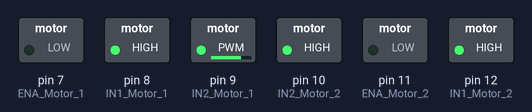
Bench run of a sketch on a simulated Arduino Uno, built with avr-gcc and run on an emulated ATmega328P. Parts: switched loads named in the sketch (green lamp = pin HIGH).

Above: at 0.05 s.
At 3.05 s:
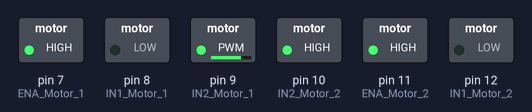
At 4.95 s:
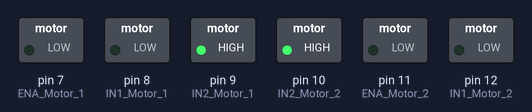
Timing chart, 0 to 5.8 s (numbered marks = the images above):
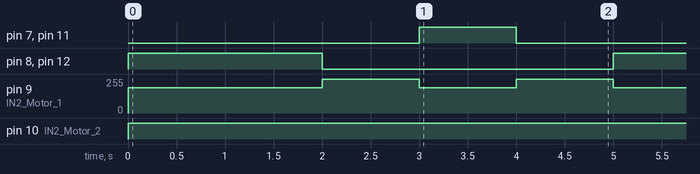

The sketch:

Blink.ino
```cpp
#define FORWARD_TIME 2000
#define REVERSE_TIME 1000
#define STOP_TIME 1000

void setup() {

  pinMode(2, INPUT); // button 1
  pinMode(3, INPUT); // button 2

  pinMode(7, OUTPUT); // ENA Motor 1
  pinMode(8, OUTPUT); // IN1 Motor 1
  pinMode(9, OUTPUT); // IN2 Motor 1

  pinMode(11, OUTPUT); // ENA Motor 2
  pinMode(12, OUTPUT); // IN1 Motor 2
  pinMode(10, OUTPUT); // IN2 Motor 2
}

void loop() {
  forward_motors();      // movement procces: forward 1 second, stop 1 second, reverse 1 second, stop 1 second, repeat
  delay(FORWARD_TIME);
  stop_motors();
  delay(STOP_TIME);
  reverse_motors();
  delay(REVERSE_TIME);
  stop_motors();
  delay(STOP_TIME);
}

void stop_motors () {
  digitalWrite(9, HIGH); // stop 1 sec
  digitalWrite(8, LOW);
  digitalWrite(7, LOW);
  digitalWrite(10, HIGH);
  digitalWrite(12, LOW);
  digitalWrite(11, LOW);
}

void forward_motors() {
  analogWrite(9, 191);  // reverse 1 sec
  digitalWrite(8, HIGH);
  digitalWrite(7, LOW);
  digitalWrite(10, HIGH);
  digitalWrite(12, HIGH);
  digitalWrite(11, LOW);
}

void reverse_motors() {
  analogWrite(9, 191); // forward 1 sec
  digitalWrite(8, LOW);
  digitalWrite(7, HIGH);
  digitalWrite(10, HIGH);
  digitalWrite(12, LOW);
  digitalWrite(11, HIGH);
}

void motor_movement() {
}
```

Measured:
- by itself, pin 7 (ENA_Motor_1), pin 11 (ENA_Motor_2): alternates HIGH for 1.0 s and LOW for 4.0 s
- by itself, pin 8 (IN1_Motor_1), pin 12 (IN1_Motor_2): alternates HIGH for 2.0 s and LOW for 3.0 s
- by itself, pin 9 (IN2_Motor_1): repeats every 5.0 s: 255/255 1.0 s, 191/255 1.0 s, 255/255 1.0 s, 191/255 2.0 s
- by itself, pin 10 (IN2_Motor_2): LOW → HIGH at 0.00 s
